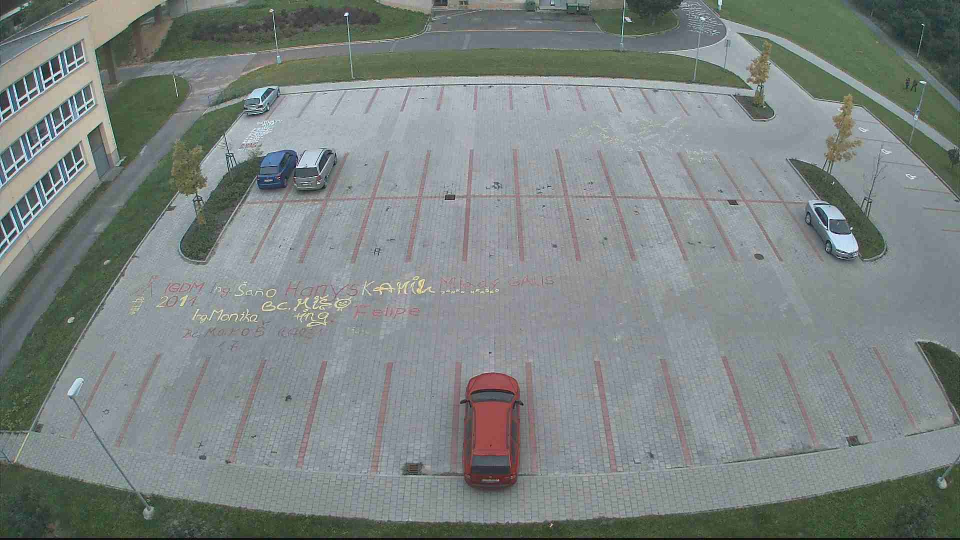
#> input picture parking_match_template/test_images_zao/test1.jpg, 1920 x 1080 px (shown at 1/2 size); its folder holds only this picture in this run
$ python main.py test_images_zao/test1.jpg
#> lines starting #> are read from the running program, lines starting #| are printed output that depends on the picture
#!/usr/bin/python

import sys
import cv2 as cv
import numpy as np
import math
import struct
from datetime import datetime
import glob


def order_points(pts):
    rect = np.zeros((4, 2), dtype = "float32")
    s = pts.sum(axis = 1)
    rect[0] = pts[np.argmin(s)]
    rect[2] = pts[np.argmax(s)]
    diff = np.diff(pts, axis = 1)
    rect[1] = pts[np.argmin(diff)]
    rect[3] = pts[np.argmax(diff)]
    return rect

def four_point_transform(image, one_c):
    pts = [((float(one_c[0])), float(one_c[1])),
            ((float(one_c[2])), float(one_c[3])),
            ((float(one_c[4])), float(one_c[5])),
            ((float(one_c[6])), float(one_c[7]))]
    rect = order_points(np.array(pts))
    (tl, tr, br, bl) = rect
    widthA = np.sqrt(((br[0] - bl[0]) ** 2) + ((br[1] - bl[1]) ** 2))
    widthB = np.sqrt(((tr[0] - tl[0]) ** 2) + ((tr[1] - tl[1]) ** 2))
    maxWidth = max(int(widthA), int(widthB))
    heightA = np.sqrt(((tr[0] - br[0]) ** 2) + ((tr[1] - br[1]) ** 2))
    heightB = np.sqrt(((tl[0] - bl[0]) ** 2) + ((tl[1] - bl[1]) ** 2))
    maxHeight = max(int(heightA), int(heightB))
    dst = np.array([
	    [0, 0],
	    [maxWidth - 1, 0],
	    [maxWidth - 1, maxHeight - 1],
	    [0, maxHeight - 1]], dtype = "float32")
    M = cv.getPerspectiveTransform(rect, dst)
    warped = cv.warpPerspective(image, M, (maxWidth, maxHeight))
    return warped


def min_val(img, tmp) -> bool:
    screen = cv.cvtColor(img, cv.COLOR_BGR2GRAY)
    template = cv.cvtColor(tmp, cv.COLOR_BGR2GRAY)

    template_out = cv.matchTemplate(screen, template, cv.TM_SQDIFF_NORMED)
    min_val, max_val, min_loc, max_loc = cv.minMaxLoc(template_out)

    # print("Min val: ", min_val)
    return min_val


def empty_slot(min_val) -> bool:
    return min_val <= 0.06


def shadow_slot(min_val) -> bool:
    return min_val <= 0.07

def light_slot(min_val) -> bool:
    return min_val <= 0.048

def calculate_f1_score(true_answers, my_answers):
    true_positives = sum([1 for t, m in zip(true_answers, my_answers) if t == 1 and m == 1 or t == 0 and m == 0])
    false_positives = sum([1 for t, m in zip(true_answers, my_answers) if t == 0 and m == 1])
    false_negatives = sum([1 for t, m in zip(true_answers, my_answers) if t == 1 and m == 0])

    precision = true_positives / (true_positives + false_positives) if (true_positives + false_positives) > 0 else 0
    recall = true_positives / (true_positives + false_negatives) if (true_positives + false_negatives) > 0 else 0

    f1 = 2 * (precision * recall) / (precision + recall) if (precision + recall) > 0 else 0

    return f1

def main(argv):
    pkm_file = open('parking_map_python.txt', 'r')
#> (reads parking_match_template/parking_map_python.txt from the repository)
    pkm_lines = pkm_file.readlines()
    pkm_coordinates = []

    for line in pkm_lines:
        st_line = line.strip()
        sp_line = list(st_line.split(" "))
        pkm_coordinates.append(sp_line)

    result = []

    for file_path in glob.glob("test_images_zao/*.txt"):
        file_data = []
        with open(file_path, 'r') as file:
            data = [int(x) for x in file.read().split()]
            file_data.extend(data)
        result.append(file_data)
    # print(result)


    test_images = [img for img in glob.glob("test_images_zao/*.jpg")]
    test_images.sort()
    # print(pkm_coordinates)
    # print("********************************************************")
    # print(test_images)
    cv.namedWindow("one_place", cv.WINDOW_NORMAL)
    cv.namedWindow("image", cv.WINDOW_NORMAL)
    f1_scores = []
    i = 0
    for img_name in test_images:

        my_result = []

        image2 = cv.imread(img_name,1)
#> image2 is the input picture: shape (1080, 1920, 3); mean B, G, R 130.4, 132.4, 124.6

        image = cv.imread(img_name,1)

        num = 0
        for coord in pkm_coordinates:

            color = (0, 255, 0)
            num += 1
            # print("coord: ", coord)
            one_place_img = four_point_transform(image2, coord)
            one_place_res = cv.resize(one_place_img, (200, 200))
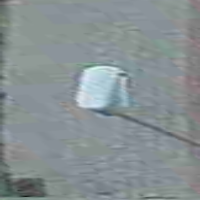
#> one_place_res: shape (200, 200, 3); mean B, G, R 147.4, 145.1, 135.6

            # [5 lines of commented-out code are left out]

            min_val_empty = min_val(one_place_res, cv.imread("template.jpg"))
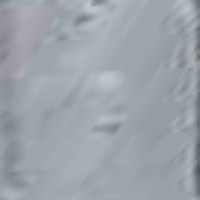
#> input picture parking_match_template/template.jpg, 200 x 200 px
#> in min_val, tmp is the input picture: shape (200, 200, 3); mean B, G, R 171.4, 164.1, 156
#> in min_val, `template_out = cv.matchTemplate(screen, template, cv.TM_SQDIFF_NORMED)`: template_out = [0.0293]
#> in min_val, `min_val, max_val, min_loc, max_loc = cv.minMaxLoc(template_out)`: min_val = 0.0293; min_loc = (0, 0)
#> min_val_empty = 0.0293
            min_val_shadow = min_val(one_place_res, cv.imread("template_shadow.jpg"))
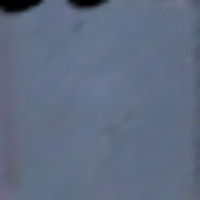
#> input picture parking_match_template/template_shadow.jpg, 200 x 200 px
#> in min_val, tmp is the input picture: shape (200, 200, 3); mean B, G, R 129.6, 108.3, 96.2
#> min_val_shadow = 0.106
            min_val_shadow2 = min_val(one_place_res, cv.imread("template_shadow2.jpg"))
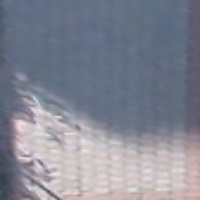
#> input picture parking_match_template/template_shadow2.jpg, 200 x 200 px
#> in min_val (call 3), `template = cv.cvtColor(tmp, cv.COLOR_BGR2GRAY)`:
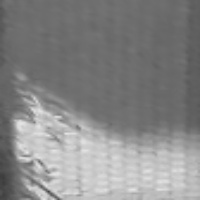
#> template: shape (200, 200); min 60, max 229, mean 135.1
#> in min_val, tmp is the input picture: shape (200, 200, 3); mean B, G, R 147.7, 134.6, 131.3
#> in min_val (call 3), `template_out = cv.matchTemplate(screen, template, cv.TM_SQDIFF_NORMED)`: template_out = [0.0974]
#> in min_val (call 3), `min_val, max_val, min_loc, max_loc = cv.minMaxLoc(template_out)`: min_val = 0.0974
#> min_val_shadow2 = 0.0974
            min_val_shadow3 = min_val(one_place_res, cv.imread("template_shadow3.jpg"))
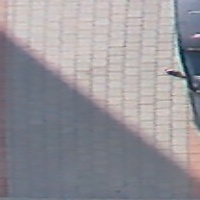
#> input picture parking_match_template/template_shadow3.jpg, 200 x 200 px
#> in min_val (call 4), `template = cv.cvtColor(tmp, cv.COLOR_BGR2GRAY)`:
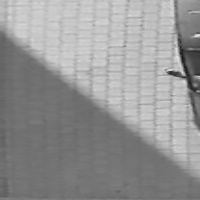
#> template: shape (200, 200); min 21, max 231, mean 148.5
#> in min_val, tmp is the input picture: shape (200, 200, 3); mean B, G, R 152.9, 147.2, 149.4
#> in min_val (call 4), `template_out = cv.matchTemplate(screen, template, cv.TM_SQDIFF_NORMED)`: template_out = [0.0713]
#> in min_val (call 4), `min_val, max_val, min_loc, max_loc = cv.minMaxLoc(template_out)`: min_val = 0.0713
#> min_val_shadow3 = 0.0713
            min_val_shadow4 = min_val(one_place_res, cv.imread("template_shadow4.jpg"))
            min_val_shadow5 = min_val(one_place_res, cv.imread("template_shadow5.jpg"))
            min_val_shadow6 = min_val(one_place_res, cv.imread("template_shadow6.jpg"))
            min_val_shadow7 = min_val(one_place_res, cv.imread("template_shadow7.jpg"))


            empty = empty_slot(min_val_empty)
            shadow = shadow_slot(min_val_shadow)
            shadow2 = shadow_slot(min_val_shadow2)
            shadow3 = shadow_slot(min_val_shadow3)
            shadow4 = shadow_slot(min_val_shadow4)
            shadow5 = shadow_slot(min_val_shadow5)
            shadow6 = shadow_slot(min_val_shadow6)
            shadow7 = light_slot(min_val_shadow7)
            # print("Min shadow7: ", min_val_shadow7)
            # print("Num", num, "Empty: ", empty, "Shadow: ", shadow, "Shadow7: ", shadow7)
            if shadow or empty or shadow2 or shadow3 or shadow4 or shadow5 or shadow6 or shadow7:
                my_result.append(0)
            else:
                color = (0, 0, 255)
                my_result.append(1)

            centerX = int((int(coord[0]) + int(coord[4])) / 2)
            centerY = int((int(coord[1]) + int(coord[5])) / 2)

            cv.circle(image, (centerX, centerY), 15, color, -1)
            cv.putText(image, str(num), (centerX + 10, centerY - 20), cv.FONT_HERSHEY_SIMPLEX, 1, (0, 0, 0), 2, cv.LINE_AA)

            cv.imshow("image", image)


            cv.imshow("one_place", one_place_res)
            # cv.waitKey(50000)
        print("********************************************************")

        print(my_result)
        print(result[i])

        f1_score = calculate_f1_score(result[i], my_result)
        print("F1 score:", f1_score)
        f1_scores.append(f1_score)
        i += 1


        if cv.waitKey(0) == ord('q'):
            break
    print("FINAL F1 SCORE:", sum(f1_scores) / len(f1_scores))


if __name__ == "__main__":
#> (the run stopped early here; a loop or call above may not have finished)
